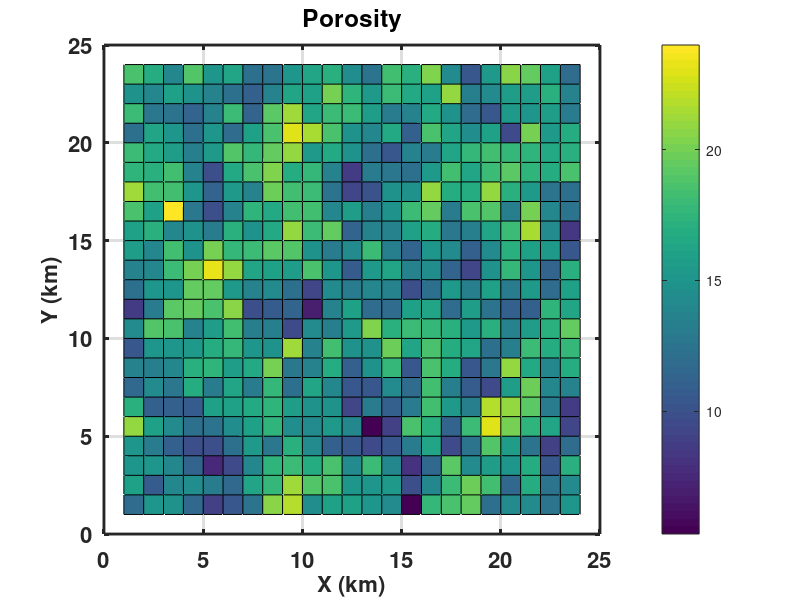
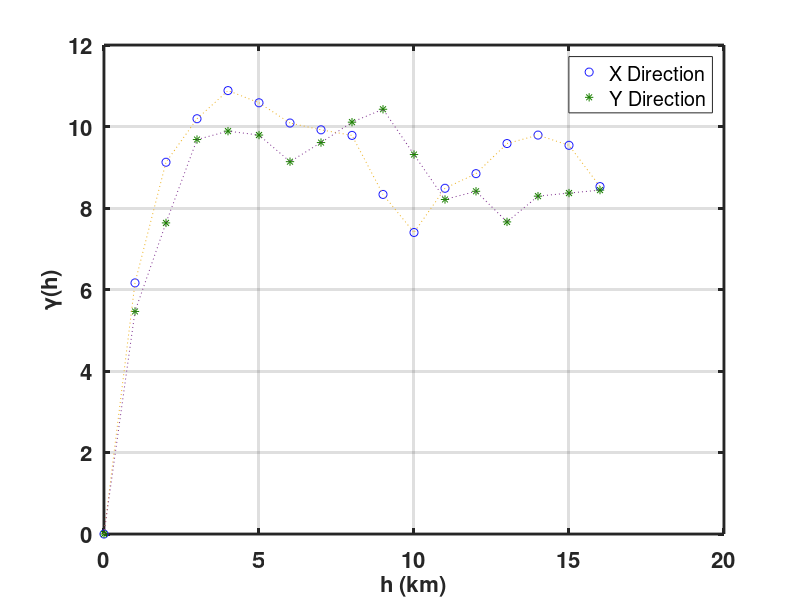

Source code (MATLAB) for these figures, in order:
% Variogram for equally-spaced data  
% It is assumed that the x and y spacing are equal
% Modified from Gerry Middleton, November 1995.

clear all;
close all;
clc;

Data = load('Porosity.dat');
h = 16; % Lag distance. You can change this parameter.

% Plot Data
figure;
grid on;box on;hold on
set(gcf,'color','white')
set(gca,'FontWeight','bold','FontSize',16,'LineWidth',2);
surface(Data)
colorbar
xlabel('X (km)','fontsize',16,'fontweight','bold');
ylabel('Y (km)','fontsize',16,'fontweight','bold');
set(gca,'XGrid','on','YGrid','on','LineWidth',2);
title('Porosity');
%%
% Calculate Varioram
[r c] = size(Data);	%r is no of rows, c no of cols
for i = 1:r			%for each row in turn
   for j = 1:h
      xx = Data(i,1:c-j); %data from 1st to (c-j)th col
      y = Data(i,1+j:c);  %data lagged by j to end of col
      G(i,j) = sum((xx-y) .^ 2)/(2*(c-j));
      end
   end;
gamax = sum(G)/r;
for i = 1:c			%for each col in turn
   for j = 1:h
      xx = Data(1:r-j,i); %data from 1st to (r-j)th row
      y = Data(1+j:r,i);  %data lagged by j to end of row
      G(i,j) = sum((xx-y) .^ 2)/(2*(r-j)); %each row has gamma for a col
      end
   end;
gamay = sum(G)/c;	 %sum the cols and average

% Plot Variogram
figure;
grid on;box on;hold on
set(gcf,'color','white')
set(gca,'FontWeight','bold','FontSize',16,'LineWidth',2);
plot([0:h],[0 gamax],'o','color',[0.1 0.1 1],'Markersize',6)
plot([0:h], [0,gamay],'*','color',[0.1 0.5 0],'Markersize',6)
plot([0:h], [0 gamax],':')
plot([0:h], [0 gamay],':')
gam = (gamax + gamay)/2;
xlabel('h (km)','fontsize',16,'fontweight','bold');
ylabel('\gamma(h)','fontsize',16,'fontweight','bold');
legend('X Direction','Y Direction')
set(gca,'XGrid','on','YGrid','on','LineWidth',2);



